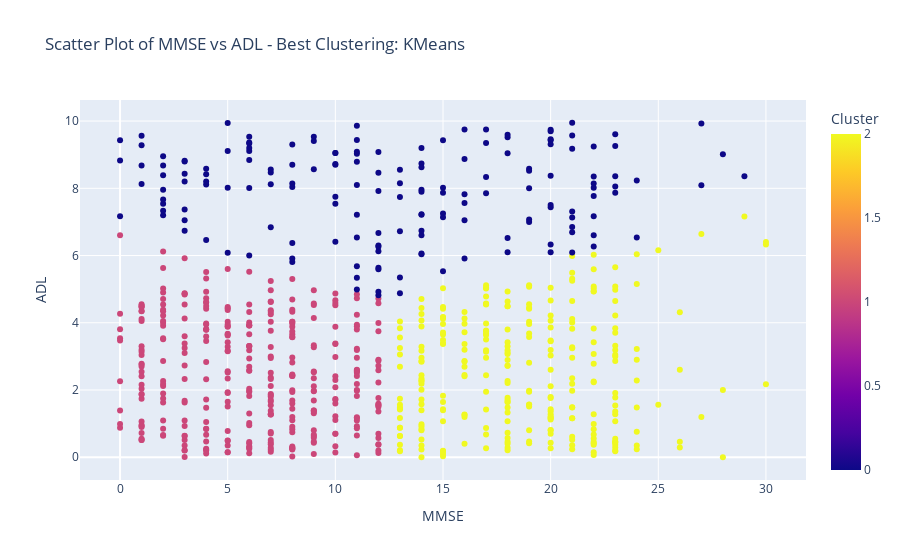

The notebook cell this image was saved under:
### Markdown cell above
Based on Silhoette Score, the best model will be used for labeling the patients

### Code cell
# After the clustering evaluation

# Store the evaluation metrics for each clustering model
evaluation_metrics = {
    'Clustering Algorithm': [],
    'Silhouette Score': [],
    'Davies-Bouldin Index': [],
    'Calinski-Harabasz Index': []
}

# Iterate through the clustering models and store metrics
for name, model in clustering_models.items():
    if name == 'Gaussian Mixture':
        clusters = model.fit_predict(df_scaled)
    else:
        clusters = model.fit_predict(df_scaled)
    
    # Calculate each metric
    silhouette_avg = silhouette_score(df_scaled, clusters)
    db_index = davies_bouldin_score(df_scaled, clusters)
    ch_index = calinski_harabasz_score(df_scaled, clusters)
    
    # Store the results for comparison
    evaluation_metrics['Clustering Algorithm'].append(name)
    evaluation_metrics['Silhouette Score'].append(silhouette_avg)
    evaluation_metrics['Davies-Bouldin Index'].append(db_index)
    evaluation_metrics['Calinski-Harabasz Index'].append(ch_index)

# Convert to a DataFrame for better manipulation and visualization
evaluation_df = pd.DataFrame(evaluation_metrics)

# Select the best model based on Silhouette Score (you can also use others)
# Identify the best clustering model based on the highest Silhouette Score
best_model_name = evaluation_df.loc[evaluation_df['Silhouette Score'].idxmax(), 'Clustering Algorithm']

# Print the name of the best clustering technique
print(f"The best clustering technique based on the highest Silhouette Score is: {best_model_name}")

# Retrieve the best model from the clustering_models dictionary
best_model = clustering_models[best_model_name]

# Fit the best model on the scaled data
best_clusters = best_model.fit_predict(df_scaled)

# Replace the existing 'Cluster' column with the best clusters using .loc
dataviz_AD_true.loc[:, 'Cluster'] = best_clusters

# Show the updated DataFrame with the cluster labels
print(dataviz_AD_true[['MMSE', 'ADL', 'Cluster']].head())

# Plot the clustering in a 2D scatter plot
fig = px.scatter(
    dataviz_AD_true,
    x='MMSE',
    y='ADL',
    color='Cluster',  # Color by the new best cluster labels
    title=f'Scatter Plot of MMSE vs ADL - Best Clustering: {best_model_name}'
)

# Display the plot
fig.show()

### Figure 1 — Plotly figure (JSON) as saved in the notebook; plotly's stock layout.template omitted (floating-point values rounded to 4 significant figures; data arrays with more than 128 entries replaced by an {"elided": "..."} marker saying what was removed)
{"data": [{"hovertemplate": "MMSE=%{x}<br>ADL=%{y}<br>Cluster=%{marker.color}<extra></extra>", "legendgroup": "", "marker": {"color": {"elided": "760 int values"}, "coloraxis": "coloraxis", "symbol": "circle"}, "mode": "markers", "name": "", "orientation": "v", "showlegend": false, "type": "scatter", "x": {"elided": "760 int values"}, "xaxis": "x", "y": {"elided": "760 float values"}, "yaxis": "y"}], "layout": {"coloraxis": {"colorbar": {"title": {"text": "Cluster"}}, "colorscale": [[0, "#0d0887"], [0.1111, "#46039f"], [0.2222, "#7201a8"], [0.3333, "#9c179e"], [0.4444, "#bd3786"], [0.5556, "#d8576b"], [0.6667, "#ed7953"], [0.7778, "#fb9f3a"], [0.8889, "#fdca26"], [1, "#f0f921"]]}, "legend": {"tracegroupgap": 0}, "title": {"text": "Scatter Plot of MMSE vs ADL - Best Clustering: KMeans"}, "xaxis": {"anchor": "y", "domain": [0, 1], "title": {"text": "MMSE"}}, "yaxis": {"anchor": "x", "domain": [0, 1], "title": {"text": "ADL"}}}}
